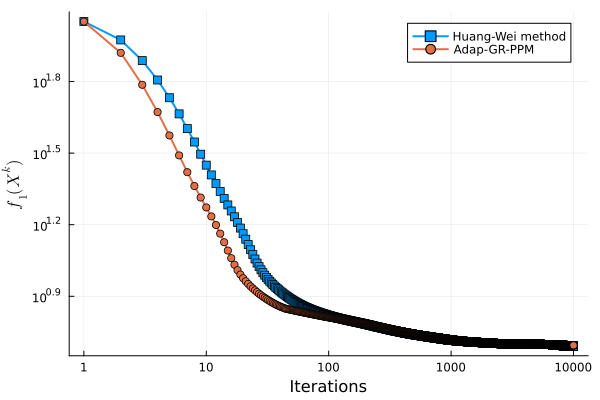

The Julia source for this figure:
using LinearAlgebra, Manifolds, Random
using Plots,LaTeXStrings

include("../solvers/rpg.jl")
include("../solvers/adap_rppm.jl")


seed = MersenneTwister(1234)

# dimensões
n = 50         # dimensão da esfera
p = 10        # número de colunas
m = 20          # linhas de A

# dados
A = randn(seed,m, n)

A .-= mean(A,dims=1)

A ./= sqrt.(sum(A.^2,dims=1))

U, S, V = svd(A;full=false)

PCAV = V[:,1:p]
initx = PCAV

tmp = A * PCAV
maxvar = sum(tmp.^2)

#D = Diagonal(S[1:p])

#Dsq = D.^2
Dsq = S[1:p].^2

#lambda = 1 

#Dsq = rand(p)
λ = 1.e-1;
L = norm(Dsq)^2;

tol = 1e-8
maxiter = 10000

# ponto inicial na variedade oblíqua
M = Manifolds.PowerManifold(Sphere(n - 1), p)
X0 = rand(seed,M)

# rodar
Xopt, iter, time, fv, err, sparsity, avar, fs =
    Driver_MPGWH(X0, A, Dsq, λ, L, tol, maxiter);

D2 = Diagonal(Dsq)

g1(_,X) = LinearAlgebra.tr(D2^2) + λ * LinearAlgebra.norm(X,1)

AtA = A'*A

g2(_,X) = LinearAlgebra.tr((X'*AtA*X)^2)

h(_,X) = 2.0 * LinearAlgebra.tr(D2*X'*AtA*X)

grad_g1(_,X) = λ .* sign.(X)

grad_g2(_,X) = 4.0 * AtA * X * X' * AtA * X

grad_h(_,X) = 4.0*AtA*X*D2

M2 = Manifolds.Oblique(n,p)
λ0 = 100.0;
S = adap_rppm(M2,X0,g1,grad_g1,g2,grad_g2,h,grad_h,λ0,maxiter,tol);



plot(fs,xscale = :log10, yscale = :log10,xticks=([1,1e+1,1e+2,1e+3,1e+4],[1,10,100,1000,10000]),lw=2,marker= :square,label="Huang-Wei method",xlabel="Iterations",ylabel=L"$f_1(X^k)$")
plot!(S[5],xscale = :log10, yscale = :log10,lw=2,marker=:circle,label="Adap-GR-PPM")
savefig("example621.png")
